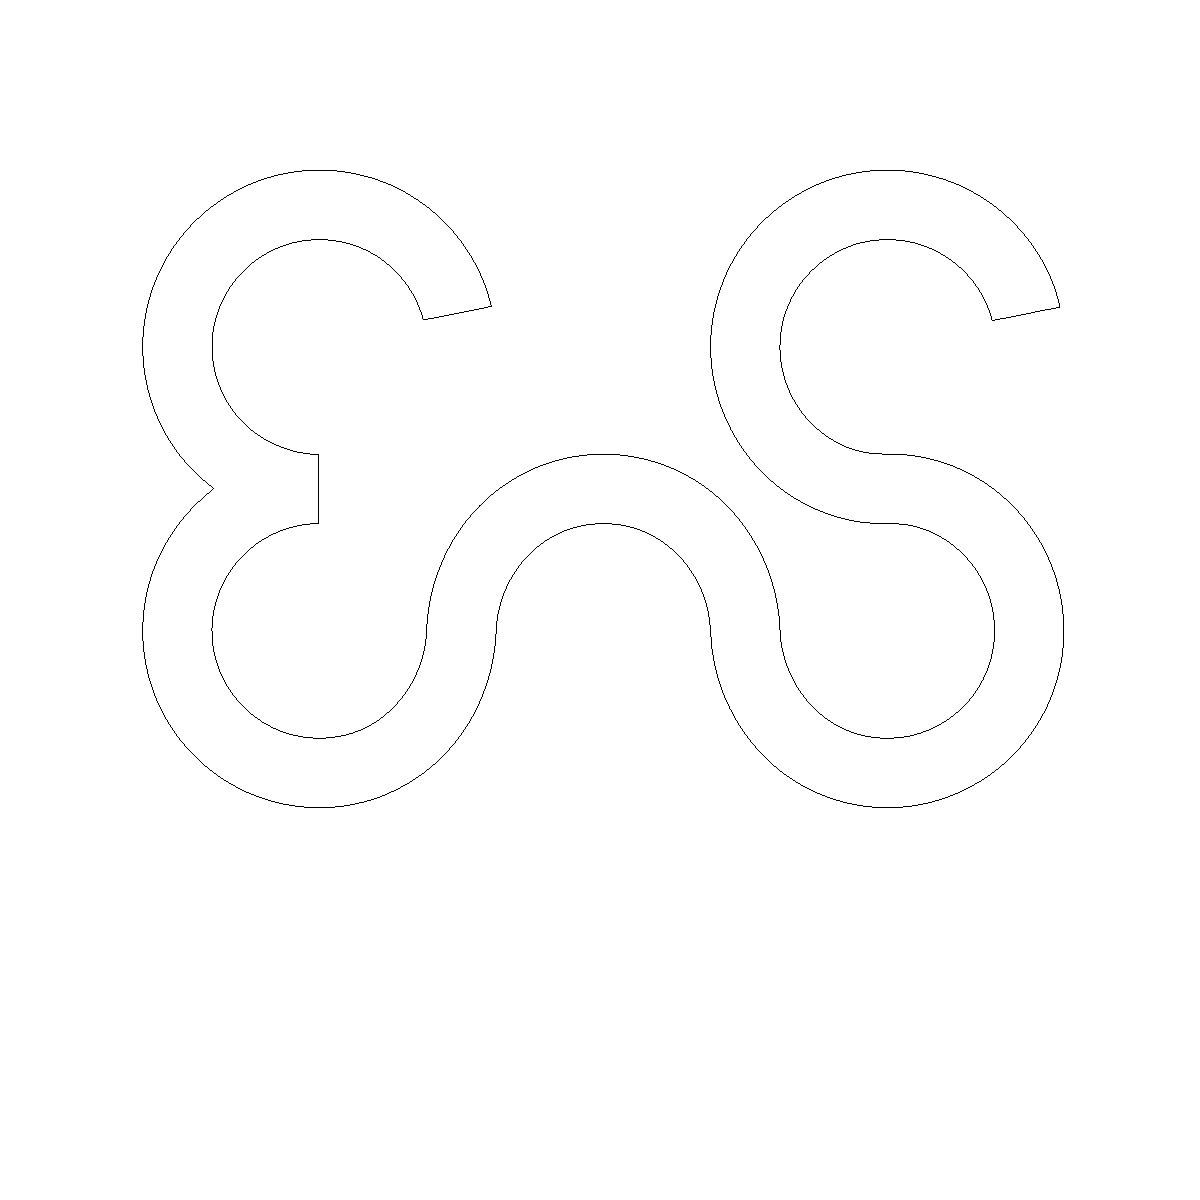

Generate this figure with Python:
from PIL import Image
import numpy as np


def edge(path):
    '''
    Cherche le bord de l'image dans path.
    Stocke le bord dans edge.png.

    return la matrice du bord.
    '''
    img = Image.open(path)

    arr = np.array(np.asarray(img))
    arr = np.flip(arr, 0)  # Correct the y inversion.

    arr2 = np.ones(arr.shape)

    Y, X = arr.shape
    for y, line in enumerate(arr):
        for x, val in enumerate(line):
            if val == 0 and 0 < x < X - 1 and 0 < y < Y - 1:
                if sum([arr[y][x+1], arr[y][x-1], arr[y+1][x], arr[y-1][x]]) > 0:
                    arr2[y][x] = 0

    # Create and save as an image.
    im = Image.fromarray(np.flip(arr2, 0) * 255).convert('L')
    # im.show()
    im.save('edge.png')
    return arr2

